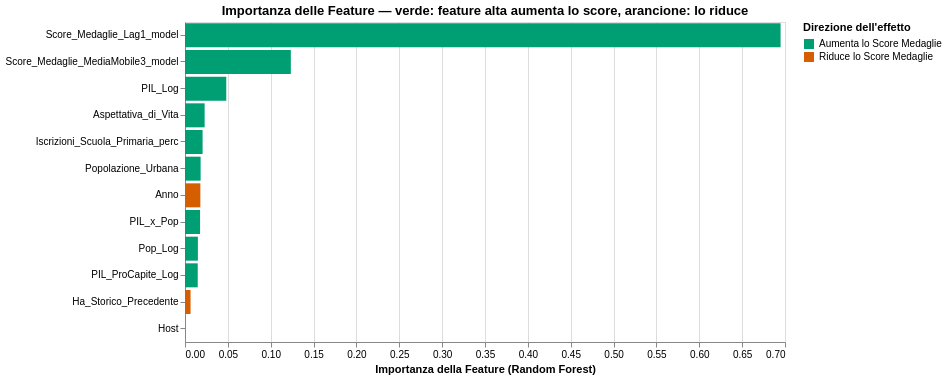

Vega-Lite specification for this chart:
### Vega-Lite specification from a JSON file in a GitHub repository (floating-point values rounded to 4 significant figures)
{"config": {"view": {"continuousWidth": 300, "continuousHeight": 300}}, "data": {"name": "data-c08b59e7b22d06798ad002029fb6569a"}, "mark": {"type": "bar"}, "encoding": {"color": {"field": "Direzione_Effetto", "scale": {"domain": ["Aumenta lo Score Medaglie", "Riduce lo Score Medaglie"], "range": ["#009E73", "#D55E00"]}, "title": "Direzione dell'effetto", "type": "nominal"}, "tooltip": [{"field": "Feature", "type": "nominal"}, {"field": "Importanza", "format": ".3f", "type": "quantitative"}, {"field": "Corr_Feature_SHAP", "format": ".3f", "title": "Correlazione feature-SHAP", "type": "quantitative"}, {"field": "Direzione_Effetto", "title": "Direzione", "type": "nominal"}], "x": {"field": "Importanza", "title": "Importanza della Feature (Random Forest)", "type": "quantitative"}, "y": {"field": "Feature", "sort": "-x", "title": null, "type": "nominal"}}, "height": 320, "title": "Importanza delle Feature — verde: feature alta aumenta lo score, arancione: lo riduce", "width": 600, "$schema": "https://vega.github.io/schema/vega-lite/v5.20.1.json", "datasets": {"data-c08b59e7b22d06798ad002029fb6569a": [{"Feature": "Score_Medaglie_Lag1_model", "Importanza": 0.6948, "Corr_Feature_SHAP": 0.8248, "Direzione_Effetto": "Aumenta lo Score Medaglie"}, {"Feature": "Score_Medaglie_MediaMobile3_model", "Importanza": 0.1235, "Corr_Feature_SHAP": 0.5475, "Direzione_Effetto": "Aumenta lo Score Medaglie"}, {"Feature": "PIL_Log", "Importanza": 0.04815, "Corr_Feature_SHAP": 0.8176, "Direzione_Effetto": "Aumenta lo Score Medaglie"}, {"Feature": "Aspettativa_di_Vita", "Importanza": 0.0229, "Corr_Feature_SHAP": 0.6863, "Direzione_Effetto": "Aumenta lo Score Medaglie"}, {"Feature": "Iscrizioni_Scuola_Primaria_perc", "Importanza": 0.02052, "Corr_Feature_SHAP": 0.4427, "Direzione_Effetto": "Aumenta lo Score Medaglie"}, {"Feature": "Popolazione_Urbana", "Importanza": 0.01823, "Corr_Feature_SHAP": 0.6018, "Direzione_Effetto": "Aumenta lo Score Medaglie"}, {"Feature": "Anno", "Importanza": 0.01792, "Corr_Feature_SHAP": -0.1906, "Direzione_Effetto": "Riduce lo Score Medaglie"}, {"Feature": "PIL_x_Pop", "Importanza": 0.01758, "Corr_Feature_SHAP": 0.8341, "Direzione_Effetto": "Aumenta lo Score Medaglie"}, {"Feature": "Pop_Log", "Importanza": 0.01504, "Corr_Feature_SHAP": 0.4118, "Direzione_Effetto": "Aumenta lo Score Medaglie"}, {"Feature": "PIL_ProCapite_Log", "Importanza": 0.01485, "Corr_Feature_SHAP": 0.428, "Direzione_Effetto": "Aumenta lo Score Medaglie"}, {"Feature": "Ha_Storico_Precedente", "Importanza": 0.006479, "Corr_Feature_SHAP": -0.8316, "Direzione_Effetto": "Riduce lo Score Medaglie"}, {"Feature": "Host", "Importanza": 0.0, "Corr_Feature_SHAP": null, "Direzione_Effetto": "Riduce lo Score Medaglie"}]}}
